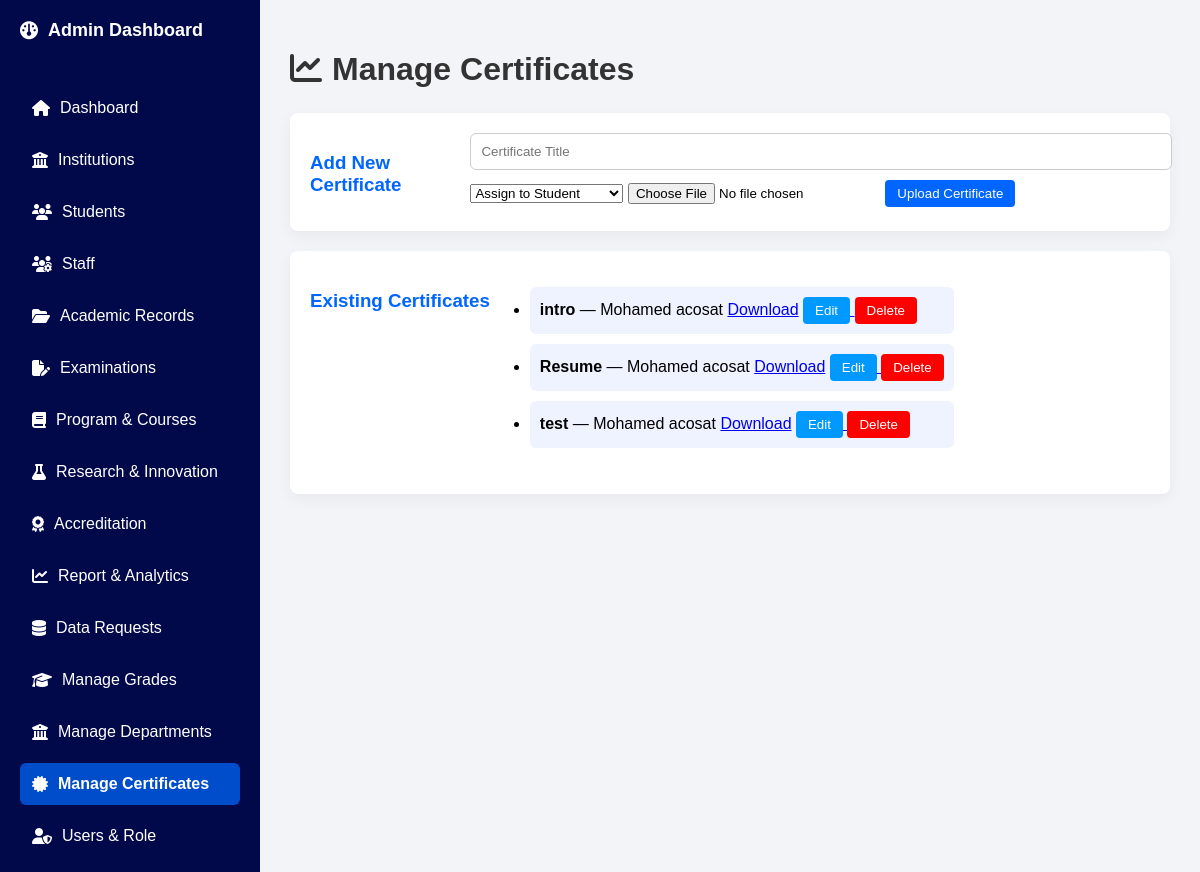
The page /manage_certificates/ on the database its author committed.
### Academic_Data_Identity_System/models.py (models this page shows, shortened)
class Certificate(models.Model):
    institution = models.ForeignKey(Institution, on_delete=models.CASCADE, null=True, blank=True)
    student = models.ForeignKey(Student, on_delete=models.CASCADE)
    title = models.CharField(max_length=100)
    file = models.FileField(upload_to='certificates/')
    date_uploaded = models.DateTimeField(auto_now_add=True)

class Student(models.Model):
    user = models.OneToOneField(User, on_delete=models.CASCADE)
    full_name = models.CharField(max_length=100, null=True)
    student_id = models.CharField(max_length=20, unique=True)
    level = models.CharField(max_length=20)
    department = models.CharField(max_length=50)
    date_of_birth = models.DateField(null=True)
    gender = models.CharField(max_length=10)
    profile_photo = models.ImageField(upload_to='profiles/', null=True)
    email = models.EmailField(null=True, blank=True)
    dob = models.DateField(null=True, blank=True)

### Academic_Data_Identity_System/views.py (the view, shortened to what this page needs)
# urls.py: path('manage_certificates/', views.manage_certificates, name='manage_certificates'),
def manage_certificates(request):
    students = Student.objects.all()
    certificates = Certificate.objects.all()
    return render(request, "manage_certificates.html", {
        "students": students,
        "certificates": certificates
    })

### templates/manage_certificates.html (shortened to what this page needs)
<!DOCTYPE html>
<html lang="en">
<head>
{% load static %}
<link rel="stylesheet" href="{% static 'style.css' %}">
<link rel="stylesheet" href="https://cdnjs.cloudflare.com/ajax/libs/font-awesome/6.5.0/css/all.min.css">
</head>
<body>
<div class="dashboard-container">
    <aside class="sidebar">
        <div class="logo"><i class="fa-solid fa-gauge"></i>Admin Dashboard</div>
        <ul>
            <li>
                <a href="{% url 'admin_dashboard' %}">
                    <i class="fa-solid fa-house"></i> Dashboard
                </a>
            </li>
            <li>
                <a href="{% url 'manage_institutions' %}">
                    <i class="fa-solid fa-building-columns"></i> Institutions
                </a>
            </li>
            <li>
                <a href="{% url 'manage_student' %}">
                    <i class="fa-solid fa-users"></i> Students
                </a>
            </li>
             <li>
                <a href="{% url 'manage_staff' %}">
                    <i class="fa-solid fa-users-gear"></i> Staff
                </a>
            </li>
            <li>
    <a href="{% url 'academic_records' %}">
        <i class="fa-solid fa-folder-open"></i> Academic Records
    </a>
</li>
<li>
                <a href="{% url 'manage_exams' %}">
                    <i class="fa-solid fa-file-pen"></i> Examinations
                </a>
            </li>
            <li>
                <a href="{% url 'manage_courses' %}">
                    <i class="fa-solid fa-book"></i> Program & Courses
                </a>
            </li>
            <li>
    <a href="{% url 'research' %}">
        <i class="fa-solid fa-flask"></i> Research & Innovation
    </a>
</li>
<li>
    <a href="{% url 'accreditation' %}">
       <i class="fa-solid fa-award"></i> Accreditation
    </a>
</li>
<li>
    <a href="{% url 'analytics' %}">
        <i class="fa-solid fa-chart-line"></i> Report & Analytics
    </a>
</li>
<li>
    <a href="{% url 'data_requests' %}">
        <i class="fa-solid fa-database"></i> Data Requests
    </a>
</li>
            <li>
                <a href="{% url 'manage_grades' %}">
                    <i class="fa-solid fa-graduation-cap"></i> Manage Grades
                </a>
            </li>
            <li>
                <a href="{% url 'manage_departments' %}">
                    <i class="fa-solid fa-building-columns"></i> Manage Departments
                </a>
            </li>
            <li class="active">
                <a href="{% url 'manage_certificates' %}">
                    <i class="fa-solid fa-certificate"></i> Manage Certificates
                </a>
            </li>
<li>
    <a href="{% url 'assign_role' user.id %}">
        <i class="fa-solid fa-user-shield"></i> Users & Role
    </a>
</li>
        </ul>
    </aside>
    <main class="main-content">
        <h1><i class="fa-solid fa-chart-line"></i>Manage Certificates</h1>
        <div class="card">
            <h3>Add New Certificate</h3>
            <form action="" method="POST" enctype="multipart/form-data">
                <input type="text" name="title" placeholder="Certificate Title" required>
                <select name="student_id" required>
                    <option value="">Assign to Student</option>
                </select>
                <input type="file" name="file" accept="application/pdf" required>
                <button class="btn" style="background:#0066ff;" type="submit">Upload Certificate</button>
            </form>
        </div>
        <div class="card">
            <h3>Existing Certificates</h3>
            <ul class="cert-list">
                {% for cert in certificates %}
                <li>
                    <strong>{{ cert.title }}</strong> —
                    {{ cert.student.full_name }}
                    <a href="{{ cert.file.url }}" download>Download</a>
                    <a href="{% url 'edit_certificate' cert.id %}">
                        <button class="btn edit-btn">Edit</button>
                    </a>
                    <a href="{% url 'delete_certificate' cert.id %}">
                        <button class="btn delete-btn">Delete</button>
                    </a>
                </li>
                {% empty %}
                <p>No certificates uploaded yet.</p>
                {% endfor %}
            </ul>
        </div>
    </main>
</div>
</body>
</html>

### static/style.css (style rules this page uses)
body { font-family: Arial, sans-serif; background: #f2f4f8; margin:0; padding:0; }
.dashboard-container { display:flex; min-height:100vh; }
.sidebar { width:220px; background: #02094a; color:white; padding:20px; display:flex; flex-direction:column; }
.sidebar .logo { font-size:18px; font-weight:bold; margin-bottom:30px; }
.sidebar ul { list-style:none; padding:0; }
.sidebar ul li { margin-bottom:10px; border-radius:6px; }
.sidebar ul li a { color:white; text-decoration:none; display:block; padding:12px; }
.sidebar ul li.active a { font-weight:bold; background:#004dcc; border-radius:6px; }
.main-content { flex:1; padding:30px; background:#f2f4f8; overflow-y:auto; }
h1 { color:#333; margin-bottom:25px; }
.card { display: flex; background:white; padding:20px; border-radius:8px; box-shadow:0 5px 15px rgba(0,0,0,0.05); margin-bottom:20px; }
input[type="text"], input[type="email"], input[type="number"] { width:100%; padding:10px; border-radius:6px; border:1px solid #ccc; margin-bottom:10px; }
button { padding:10px 15px; border:none; border-radius:5px; background:#0066ff; color:white; cursor:pointer; }
.sidebar ul li a { display: flex; align-items: center; gap: 10px; font-size: 16px; }
.sidebar .logo { display: flex; align-items: center; gap: 10px; }
.main-content h1 i, .card h3 i { margin-right: 10px; }

### templates/manage_certificates.html (style rules this page uses)
.card { background: white; padding: 20px; border-radius: 8px; box-shadow: 0 5px 15px rgba(0,0,0,0.05); margin-bottom: 20px; }
.card h3 { color: #0066ff; margin-bottom: 15px; }
.cert-list li { margin-bottom: 10px; padding: 10px; background: #eef3ff; border-radius: 6px; }
.btn { padding: 6px 12px; border: none; border-radius: 4px; cursor: pointer; color: white; }
.edit-btn { background: #0099ff; }
.delete-btn { background: #ff0000; }

### rows shown on the page
Certificate: title "intro", student.full_name "Mohamed acosat"
Certificate: title "Resume", student.full_name "Mohamed acosat"
Certificate: title "test", student.full_name "Mohamed acosat"
